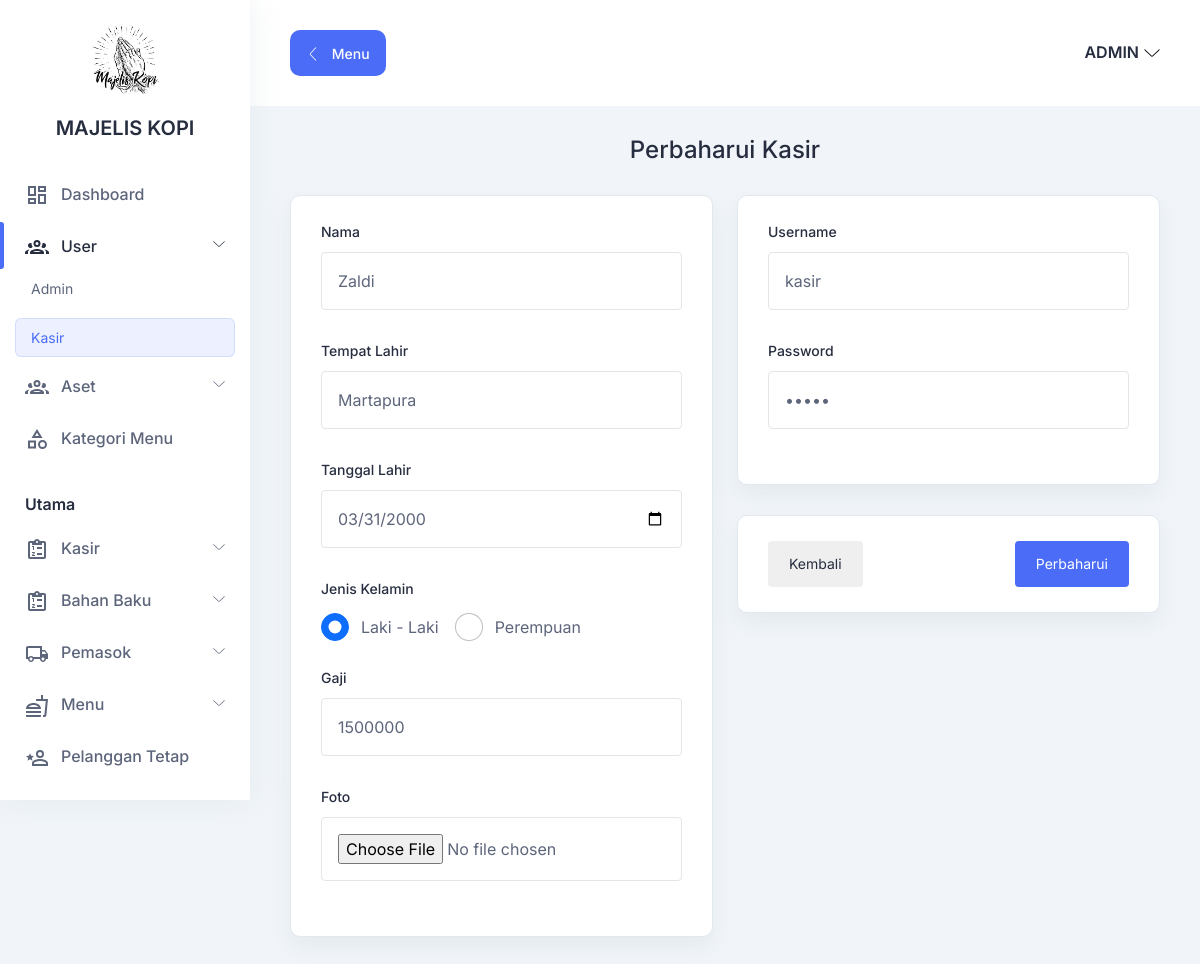
The page /index.php?h1=user&h2=ubah_kasir&id=1 (signed in) on the database its author committed.
### tables this page shows
CREATE TABLE `kasir`(
    `id` BIGINT UNSIGNED AUTO_INCREMENT,
    `id_user` BIGINT UNSIGNED,
    `nama` VARCHAR(255),
    `tempat_lahir` VARCHAR(255),
    `tanggal_lahir` DATE,
    `jenis_kelamin` VARCHAR(255),
    `nominal_gaji` BIGINT UNSIGNED,
    `foto` VARCHAR(255),
    PRIMARY KEY (`id`),
    FOREIGN KEY (`id_user`) REFERENCES user (`id`) ON DELETE CASCADE 
);

CREATE TABLE `user`(
    `id` BIGINT UNSIGNED AUTO_INCREMENT,
    `username` VARCHAR(255) UNIQUE,
    `password` VARCHAR(255),
    `status` VARCHAR(255),
    PRIMARY KEY(`id`)
);

### halaman/user/kasir/ubah.php (the view, shortened to what this page needs)
<?php
$q = "
    SELECT
        k.*,
        u.username,
        u.password
    FROM
        kasir k
    INNER JOIN
        user u
    ON
        u.id=k.id_user
    WHERE
        k.id=" . $_GET['id'] . "
";
$data = $conn->query($q)->fetch_assoc();
?>
<section class="tab-components">
    <div class="container-fluid">
        <div class="title-wrapper pt-30">
            <div class="row align-items-center">
                <div class="col-md-12 text-center">
                    <div class="title mb-30">
                        <h3>Perbaharui Kasir</h3>
                    </div>
                </div>
            </div>
        </div>
        <div class="form-layout-wrapper">
            <form action="" method="POST" enctype="multipart/form-data">
                <div class="row justify-content-center">
                    <div class="col-12 col-md-6">
                        <div class="card-style mb-30">
                            <div class="row">
                                <div class="col-12">
                                    <div class="input-style-1">
                                        <label>Nama</label>
                                        <input type="text" class="bg-transparent" name="nama" value="<?= $data['nama']; ?>" autocomplete="off" required />
                                    </div>
                                </div>
                                <div class="col-12">
                                    <div class="input-style-1">
                                        <label>Tempat Lahir</label>
                                        <input type="text" class="bg-transparent" name="tempat_lahir" value="<?= $data['tempat_lahir']; ?>" autocomplete="off" required />
                                    </div>
                                </div>
                                <div class="col-12">
                                    <div class="input-style-1">
                                        <label>Tanggal Lahir</label>
                                        <input type="date" class="bg-transparent" name="tanggal_lahir" value="<?= $data['tanggal_lahir']; ?>" required />
                                    </div>
                                </div>
                                <div class="col-12">
                                    <div class="input-style-1 mb-0">
                                        <label>Jenis Kelamin</label>
                                    </div>
                                    <div class="d-flex gap-3 mb-4">
                                        <div class="form-check radio-style">
                                            <input class="form-check-input" name="jenis_kelamin" type="radio" <?= $data['jenis_kelamin'] == 'Laki - Laki' ? 'checked' : ''; ?> value="Laki - Laki" id="male" />
                                            <label class="form-check-label" for="male"> Laki - Laki</label>
                                        </div>
                                        <div class="form-check radio-style">
                                            <input class="form-check-input" name="jenis_kelamin" type="radio" <?= $data['jenis_kelamin'] == 'Perempuan' ? 'checked' : ''; ?> value="Perempuan" id="female" />
                                            <label class="form-check-label" for="female"> Perempuan</label>
                                        </div>
                                    </div>
                                </div>
                                <div class="col-12">
                                    <div class="input-style-1">
                                        <label>Gaji</label>
                                        <input type="number" class="bg-transparent" name="nominal_gaji" autocomplete="off" required value="<?= $data['nominal_gaji']; ?>" />
                                    </div>
                                </div>
                                <div class="col-12">
                                    <div class="input-style-1">
                                        <label>Foto</label>
                                        <input type="file" class="bg-transparent" name="foto" />
                                    </div>
                                </div>
                            </div>
                        </div>
                    </div>
                    <div class="col-12 col-md-6">
                        <div class="card-style mb-30">
                            <div class="row">
                                <div class="col-12">
                                    <div class="input-style-1">
                                        <label>Username</label>
                                        <input type="text" class="bg-transparent" name="username" value="<?= $data['username']; ?>" autocomplete="off" required />
                                    </div>
                                </div>
                                <div class="col-12">
                                    <div class="input-style-1">
                                        <label>Password</label>
                                        <input type="password" class="bg-transparent" name="password" value="<?= $data['password']; ?>" required />
                                    </div>
                                </div>
                            </div>
                        </div>
                        <div class="card-style mb-30">
                            <div class="col-12 d-flex justify-content-between">
                                <a href="?h1=user&h2=kasir" class="main-btn btn-sm light-btn btn-hover">Kembali</a>
                                <button name="submit" class="main-btn btn-sm primary-btn btn-hover">Perbaharui</button>
                            </div>
                        </div>
                    </div>
                </div>
            </form>
        </div>
    </div>
</section>

### assets/css/fullcalendar.css (style rules this page uses)
:root { --fc-daygrid-event-dot-width: 8px; }
:root { --fc-list-event-dot-width: 10px; --fc-list-event-hover-bg-color: #f5f5f5; }

### rows shown on the page
kasir: nama "Zaldi", tempat_lahir "Martapura", tanggal_lahir "03/31/2000", jenis_kelamin "☑ Laki - Laki", jenis_kelamin "☐ Perempuan", nominal_gaji "1500000", username "kasir"
